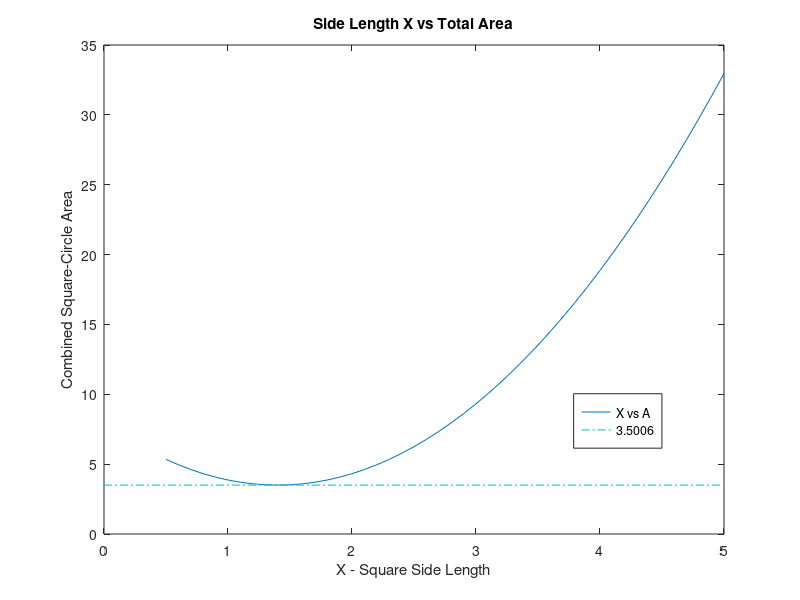

Reproduce this figure in MATLAB.
% Evan Baker
% EAB_hw01_P01.m
% Due 23 January 2014

% rope length equation: 
%   4*X + 2*pi*R = 10
%   R = (10 - 4*X) / (2*pi)                    
% area of square: As = X^2
% area of circle: Ac = pi*(R^2)
% total area: 
%   A = As + Ac
%   A = X^2 + pi*(R^2)
%   A = X^2 + pi*(((10 - 4*X) / (2*pi))^2)

function EAB_HW01_P01()
% Generating X list from 0.5 to 5 in 0.1 steps
X = 0.5:0.1:5;
% Generating corresponding Area list from X values
A = X.^2 + pi*(((10 - 4*X) / (2*pi)).^2);
% Looping through to index minA and then getting the corresponding X value
for i = 1:length(A)
    if A(i) == min(A)
        XminA = X(i);  
    end
end
% Output ideal X for min A
fprintf('The minimum Area is %f and the corresponding X value is %f\n', min(A),XminA)
createfigure(X, A)




%
%  Plotting X vs A; ALL FOLLOWING CODE WAS GENERATED BY MATLAB TO MAKE THE GRAPH LOOK PRETTY
%

function createfigure(X1, Y1)
%CREATEFIGURE(X1, Y1)
%  X1:  vector of x data
%  Y1:  vector of y data

%  Auto-generated by MATLAB on 22-Jan-2014 16:17:47

% Create figure
figure1 = figure('Name',...
    'Square Side Length X vs Combined Square Circle Area');

% Create axes
axes1 = axes('Parent',figure1);
%% Uncomment the following line to preserve the X-limits of the axes
% xlim(axes1,[0.455 5]);
%% Uncomment the following line to preserve the Y-limits of the axes
% ylim(axes1,[0 35]);
box(axes1,'on');
hold(axes1,'all');

% Create plot
plot1 = plot(X1,Y1,'Parent',axes1,'DisplayName','X vs A');

% Create xlabel
xlabel({'X - Square Side Length'});

% Create ylabel
ylabel({'Combined Square-Circle Area'});

% Create title
title({'Side Length X vs Total Area'});

% Get xdata from plot for data statistics
xdata1 = get(plot1, 'xdata');
% Get ydata from plot for data statistics
ydata1 = get(plot1, 'ydata');
% Make sure data are column vectors
xdata1 = xdata1(:);
ydata1 = ydata1(:);


% Get axes xlim
axXLim1 = get(axes1, 'xlim');

% Find the min
ymin1 = min(ydata1);

minValue1 = [ymin1 ymin1];
% Create plot
statLine1 = plot(axXLim1,minValue1,'DisplayName','3.5006','Parent',axes1,...
    'Tag','min y',...
    'LineStyle','-.',...
    'Color',[0 0.75 0.75]);

% Set new line in proper position
setLineOrder(axes1, statLine1, plot1);

% Create legend
legend1 = legend(axes1,'show');
set(legend1,...
    'Position',[0.717049294480262 0.253056326922418 0.110345796572786 0.0907127429805616]);

%-------------------------------------------------------------------------%
function setLineOrder(axesh1, newLine1, associatedLine1)
%SETLINEORDER(AXESH1,NEWLINE1,ASSOCIATEDLINE1)
%  Set line order
%  AXESH1:  axes
%  NEWLINE1:  new line
%  ASSOCIATEDLINE1:  associated line

% Get the axes children
hChildren = get(axesh1,'Children');
% Remove the new line
hChildren(hChildren==newLine1) = [];
% Get the index to the associatedLine
lineIndex = find(hChildren==associatedLine1);
% Reorder lines so the new line appears with associated data
hNewChildren = [hChildren(1:lineIndex-1);newLine1;hChildren(lineIndex:end)];
% Set the children:
set(axesh1,'Children',hNewChildren);

